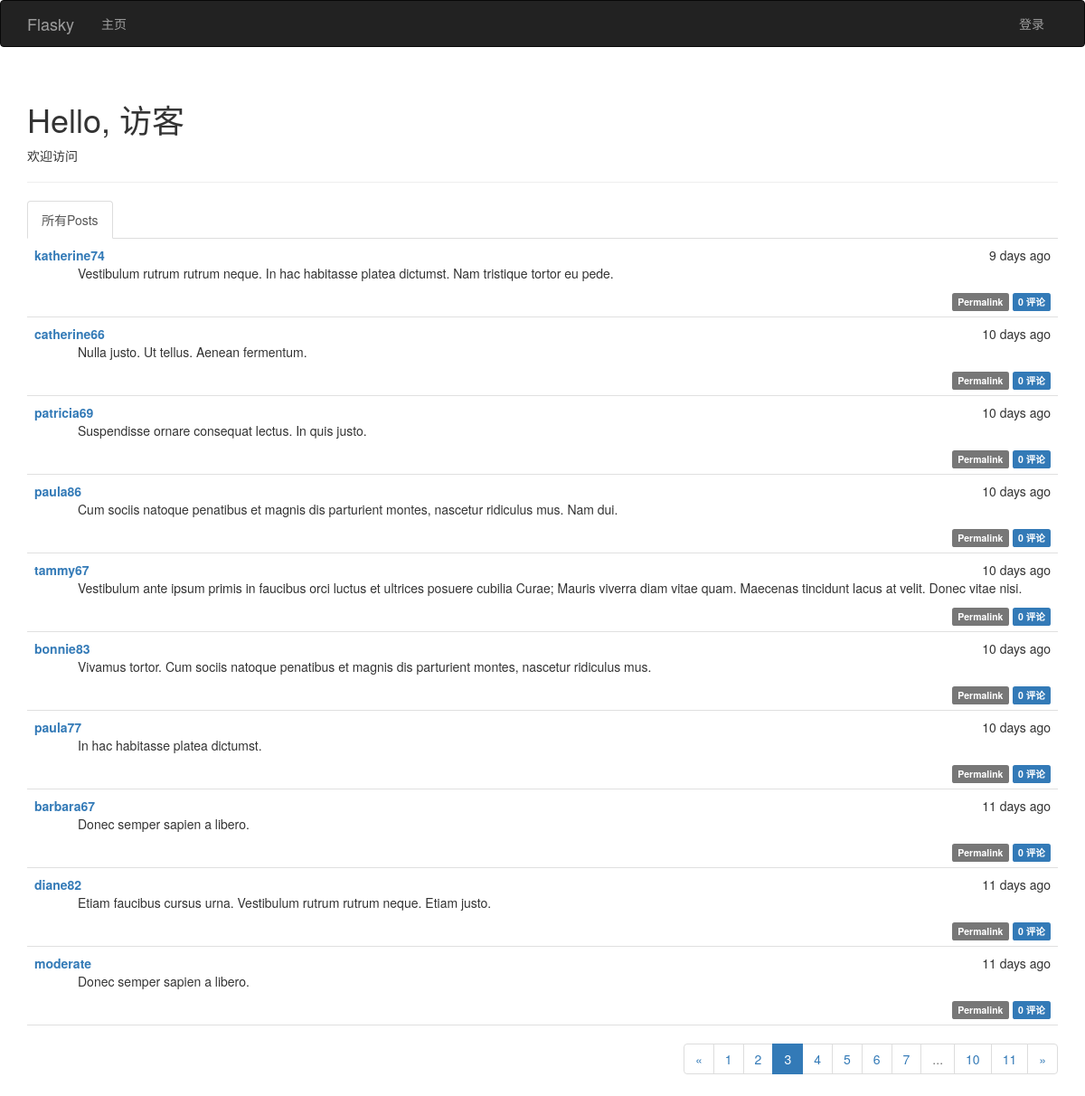
/?page=3, run on the app's committed database.
### app/models.py (models this page shows, shortened)
class Post(db.Model):
    __tablename__ = 'posts'
    id = db.Column(db.Integer, primary_key=True)
    body = db.Column(db.Text)
    timestamp = db.Column(db.DateTime, index=True, default=datetime.utcnow)
    author_id = db.Column(db.Integer, db.ForeignKey('users.id'))
    body_html = db.Column(db.Text)
    comments = db.relationship('Comment', backref='post', lazy='dynamic')

class User(UserMixin, db.Model):
    __tablename__ = 'users'
    id = db.Column(db.Integer, primary_key=True)
    username = db.Column(db.String(64), unique=True, index=True)
    email = db.Column(db.String(64), unique=True,index=True)
    role_id = db.Column(db.Integer, db.ForeignKey('roles.id'))
    password_hash = db.Column(db.String(128))
    confirmed = db.Column(db.Boolean, default= False)
    name = db.Column(db.String(64))
    location = db.Column(db.String(128))
    about_me = db.Column(db.Text())
    member_since = db.Column(db.DateTime(), default=datetime.utcnow)
    last_seen = db.Column(db.DateTime(), default=datetime.utcnow)
    posts = db.relationship('Post', backref='author', lazy='dynamic')
    followed = db.relationship('Follow', foreign_keys=[Follow.follower_id], backref=db.backref('follower', lazy='joined')
                               , lazy='dynamic', cascade='all,delete-orphan')
    followers = db.relationship('Follow', foreign_keys=[Follow.followed_id], backref=db.backref('followed',lazy='joined')
                                , lazy='dynamic',cascade='all,delete-orphan')
    comments = db.relationship('Comment', backref='author',lazy='dynamic')
    @property
    def password(self):
        raise AttributeError('password is not a readable attribute')

### app/main/views.py (the view)
@main.route('/',methods=['GET','POST'])
def index():
    form = PostForm()
    if current_user.can(Permission.WRITE_ARTICLES) and form.validate_on_submit():
        post = Post(body=form.body.data, author=current_user._get_current_object())
        db.session.add(post)
        return redirect(url_for('.index'))
    show_followed = False
    if current_user.is_authenticated:
        show_followed = bool(request.cookies.get('show_followed',''))
    if show_followed:
        query = current_user.followed_posts
    else:
        query = Post.query
    page = request.args.get('page',1, type=int)
    pagination = query.order_by(Post.timestamp.desc()).paginate(page,
                per_page=current_app.config['FLASKY_POSTS_PER_PAGE'], error_out=False)
    posts = pagination.items
    return render_template('index.html', form = form, posts=posts, pagination=pagination, show_followed=show_followed)

### app/auth/views.py (called while the page is built)
@auth.before_app_request
def before_request():
    if current_user.is_authenticated:
        current_user.ping()
        if not current_user.confirmed and request.endpoint[:5] != 'auth.':
            return redirect(url_for('auth.unconfirmed'))

### app/main/__init__.py (called while the page is built)
@main.app_context_processor
def inject_permissions():
    return dict(Permission=Permission)

### app/models.py (called while the page is built)
    def can(self, permission):
        return False

    def is_administrator(self):
        return False

### app/templates/index.html (shortened to what this page needs)
{%  extends "base.html" %}
{%  import "bootstrap/wtf.html" as wtf %}
{%  import "_macros.html" as macros %}
{% block page_content %}
    <div class="page-header">
        <h1>Hello, {% if current_user.is_authenticated %}{{ current_user.username }} {% else %} 访客{% endif %} </h1>
        {% if not known %}
            <p>欢迎访问</p>
         {% else %}
            <p>欢迎再次光临！</p>
        {% endif %}
    </div>
    <div class="post-tabs">
        <ul class="nav nav-tabs">
            <li {% if not show_followed %} class="active" {% endif %}> <a href="{{ url_for('.show_all') }}">所有Posts</a></li>
        </ul>
  {%  include '_posts.html' %}
    </div>
    {% if pagination %}
        <div class="pagination">
            {{ macros.pagination_widget(pagination,'.index') }}
        </div>
    {% endif %}
{% endblock %}

### app/templates/_posts.html (shortened to what this page needs)
  <ul class="posts">
        {% for post in posts %}
            <li class="post">
                <div class="post-date">
                    {{ moment(post.timestamp).fromNow() }}
                </div>
                <div class="post-author">
                    <a href="{{ url_for('.user', username=post.author.username) }}">{{ post.author.username }}</a>
                </div>
                <div class="post-content">
                    {% if post.body_html %}
                        {{  post.body_html | safe }}
                    {% else %}
                        {{ post.body }}
                    {% endif %}
                    <div class="post-footer">
                        <a href="{{ url_for('.post', id=post.id) }}">
                            <span class="label label-default">Permalink</span>
                        </a>
                          <a href="{{ url_for('.post', id=post.id) }}#comments">
                            <span class="label label-primary">{{ post.comments.count() }} 评论</span>
                        </a>
                    </div>
                </div>
            </li>
        {% endfor %}
    </ul>

### app/static/style.css (style rules this page uses)
div.post-tabs { margin-top: 16px; }
ul.posts { list-style-type: none; padding: 0px; margin: 16px 0px 0px 0px; border-top: 1px solid #e0e0e0; }
div.post-tabs ul.posts { margin: 0px; border-top: none; }
ul.posts li.post { padding: 8px; border-bottom: 1px solid #e0e0e0; }
div.post-date { float: right; }
div.post-author { font-weight: bold; }
div.post-content { margin-left: 48px; min-height: 48px; }
div.post-footer { text-align: right; }
div.pagination { width: 100%; text-align: right; padding: 0px; margin: 0px; }

### data on the page
Post: timestamp "9 days ago", author.username "katherine74", body_html "Vestibulum rutrum rutrum neque. In hac habitasse platea dictumst. Nam tristique tortor eu pede.", comments.count "0"
Post: timestamp "10 days ago", author.username "catherine66", body_html "Nulla justo. Ut tellus. Aenean fermentum.", comments.count "0"
Post: timestamp "10 days ago", author.username "patricia69", body_html "Suspendisse ornare consequat lectus. In quis justo.", comments.count "0"
Post: timestamp "10 days ago", author.username "paula86", body_html "Cum sociis natoque penatibus et magnis dis parturient montes, nascetur ridiculus mus. Nam dui.", comments.count "0"
Post: timestamp "10 days ago", author.username "tammy67", body_html "Vestibulum ante ipsum primis in faucibus orci luctus et ultrices posuere cubilia Curae; Mauris viverra diam vitae quam. Maecenas tincidunt lacus at velit. Donec vitae nisi.", comments.count "0"
Post: timestamp "10 days ago", author.username "bonnie83", body_html "Vivamus tortor. Cum sociis natoque penatibus et magnis dis parturient montes, nascetur ridiculus mus.", comments.count "0"
Post: timestamp "10 days ago", author.username "paula77", body_html "In hac habitasse platea dictumst.", comments.count "0"
Post: timestamp "11 days ago", author.username "barbara67", body_html "Donec semper sapien a libero.", comments.count "0"
Post: timestamp "11 days ago", author.username "diane82", body_html "Etiam faucibus cursus urna. Vestibulum rutrum rutrum neque. Etiam justo.", comments.count "0"
Post: timestamp "11 days ago", author.username "moderate", body_html "Donec semper sapien a libero.", comments.count "0"

### other printed values
{{ p }} "1" "2" "4" "5" "6" "7" "10" "11"
{{ p }} "3"
